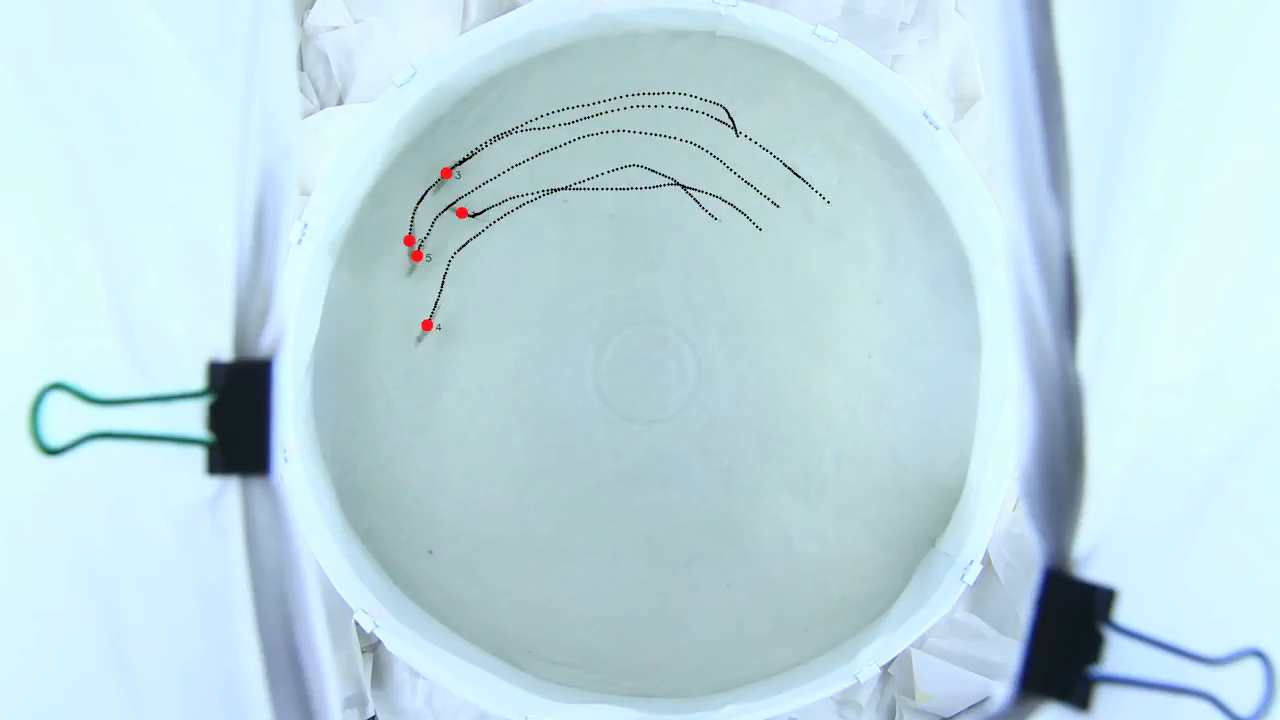
#> input picture frame 37 of tracking_data/video/Tracking-group-of-three-spined-sticklebacks.mp4, 1280 x 720 px
$ python fish_tracking.py
#> lines starting #> are read from the running program, lines starting #| are printed output that depends on the picture; after the words box and inside, x2 and y2 are one past the last pixel; in counts of white or black regions, pixels touching at a corner belong together
### tracking_data/get_ground_truth_data.py
#!/usr/bin/env python 3.7

__author__      = "Emerson Andrade"
__version__   = "1.0.0"
__date__   = "2024"

import numpy as np
import matplotlib.pyplot as plt
import csv

class Fish():
    def __init__(self, frames, x_coords, y_coords):
        self.t = frames
        self.x = x_coords
        self.y = y_coords

class GroundTruth():

    def __init__(self):

        self.fish_list = self.read_csv('ground_truth.csv')

        self.fish1 = Fish(self.fish_list[:,0], self.fish_list[:,1], self.fish_list[:,2])
        self.fish2 = Fish(self.fish_list[:,0], self.fish_list[:,3], self.fish_list[:,4])
        self.fish3 = Fish(self.fish_list[:,0], self.fish_list[:,5], self.fish_list[:,6])
        self.fish4 = Fish(self.fish_list[:,0], self.fish_list[:,7], self.fish_list[:,8])
        self.fish5 = Fish(self.fish_list[:,0], self.fish_list[:,9], self.fish_list[:,10])

    def read_csv(self, filename):
#> called with filename = 'ground_truth.csv'
        with open(filename, newline='', encoding='utf-8') as f:
#> (reads tracking_data/ground_truth.csv from the repository)
            reader = csv.reader(f)
            result = np.asarray(list(reader)[0:])
            result = result.astype('float64')

        return result

    # [15 lines left out: function plot_xy, not called in this run]

### tracking_data/fish_tracking.py
#!/usr/bin/env python 3.7

__author__      = "Emerson Andrade"
__version__   = "1.0.0"
__date__   = "2023"

import numpy as np
import cv2
import sys
import datetime
import matplotlib.pyplot as plt
import get_ground_truth_data as ggtd

filenames = ["video/Tracking-group-of-three-spined-sticklebacks.mp4"]
ggtd_data = ggtd.GroundTruth()
fish_list = ggtd_data.fish_list

def start(cap, filename):
    frames = cap.get(cv2.CAP_PROP_FRAME_COUNT)
    frame_i = 0
    t = 0
    while cap.isOpened():
        success, img = cap.read()
#> img is the input picture: shape (720, 1280, 3); mean B, G, R 226.3, 218, 189.8
        if success == True:
            c_count = 0
            colors_ = [(0, 125, 250), # orange
                      (0, 250, 250), # yellow
                      (250, 0, 0), # blue
                      (250, 0, 250), # pink
                      (125, 250, 0)] # green
            original = img.copy()
            for fish_ii in [1,2,3,4,5]:
                color_iii = colors_[c_count]
                x, y = fish_list[t][fish_ii*2-1], fish_list[t][fish_ii*2]
                radius = 7.0
                cv2.circle(original, (int(x),int(y)), radius=int(radius), color=color_iii, thickness=-1)
                cv2.putText(img=original, text='%d' % (c_count+1), org=(int(x),int(y)), fontFace=cv2.FONT_HERSHEY_TRIPLEX, fontScale=0.5, color=(0, 0, 0),thickness=1)
                cv2.putText(img=original, text='frame %d' % (frame_i), org=(150, 250), fontFace=cv2.FONT_HERSHEY_TRIPLEX, fontScale=1, color=(0, 0, 0),thickness=3)
                c_count +=1
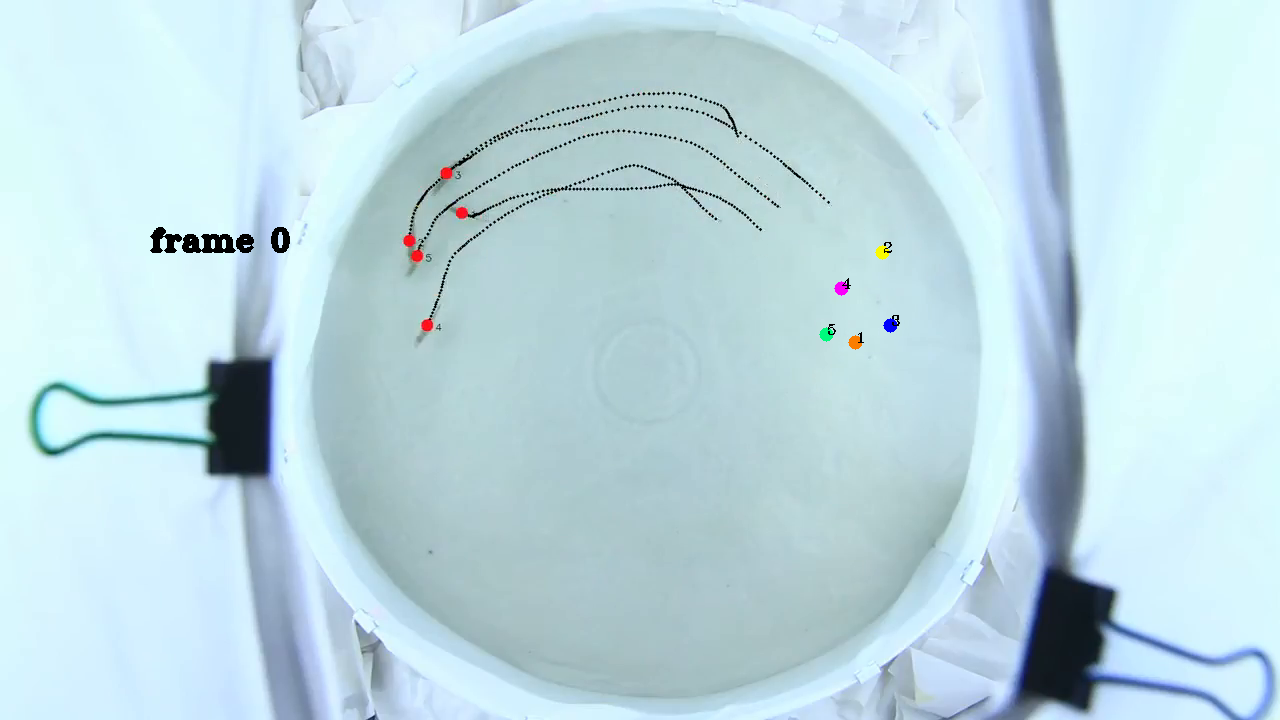
#> original: shape (720, 1280, 3); 0.29% of pixels changed, all inside (x1, y1, x2, y2) = (150, 227, 900, 350)
#> after the loop, c_count = 5
            cv2.imshow('original', original)
            if cv2.waitKey(1) & 0xff ==ord('q'):
#> (key q is pressed here)
                break
            t += 1
            frame_i+=1
        else:
            break

for filename in filenames:
    cap = cv2.VideoCapture(filename)
    if not cap.isOpened():
        print("Could not open video")
        sys.exit()
    start(cap, filename)
